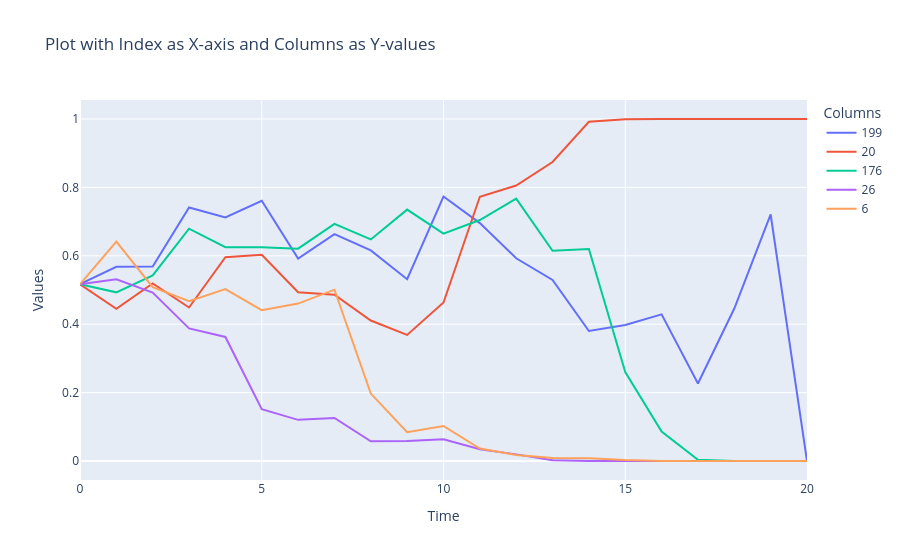

Notebook code cell kept with this figure:
### Code cell
fig = go.Figure()

# Add traces for each column
for column in deltas.columns[values]:
    fig.add_trace(go.Scatter(x=deltas.index, y=deltas[column], mode='lines', name=column))

# Update layout
fig.update_layout(
    title='Plot with Index as X-axis and Columns as Y-values',
    xaxis_title='Time',
    yaxis_title='Values',
    template='plotly',
    legend=dict(title='Columns'),
)

# Show the plot
fig.show()

### Figure 1 — Plotly figure (JSON) as saved in the notebook; plotly's stock layout.template omitted (floating-point values rounded to 4 significant figures)
{"data": [{"mode": "lines", "name": "199", "type": "scatter", "x": [0, 1, 2, 3, 4, 5, 6, 7, 8, 9, 10, 11, 12, 13, 14, 15, 16, 17, 18, 19, 20], "y": [0.5169, 0.5678, 0.5685, 0.7413, 0.712, 0.7607, 0.5918, 0.6632, 0.6159, 0.5315, 0.7733, 0.6957, 0.5927, 0.5292, 0.3802, 0.3976, 0.4288, 0.2268, 0.4459, 0.7208, 0]}, {"mode": "lines", "name": "20", "type": "scatter", "x": [0, 1, 2, 3, 4, 5, 6, 7, 8, 9, 10, 11, 12, 13, 14, 15, 16, 17, 18, 19, 20], "y": [0.5169, 0.445, 0.5194, 0.4489, 0.596, 0.6029, 0.4933, 0.4864, 0.4107, 0.3688, 0.4634, 0.7727, 0.8056, 0.8742, 0.9921, 0.9996, 1.0, 1.0, 1.0, 1.0, 1]}, {"mode": "lines", "name": "176", "type": "scatter", "x": [0, 1, 2, 3, 4, 5, 6, 7, 8, 9, 10, 11, 12, 13, 14, 15, 16, 17, 18, 19, 20], "y": [0.5169, 0.4932, 0.5429, 0.6793, 0.625, 0.6247, 0.6209, 0.6932, 0.6478, 0.7351, 0.6648, 0.7047, 0.7671, 0.6145, 0.6199, 0.26, 0.08595, 0.003682, 7.554e-06, 1.315e-09, 0]}, {"mode": "lines", "name": "26", "type": "scatter", "x": [0, 1, 2, 3, 4, 5, 6, 7, 8, 9, 10, 11, 12, 13, 14, 15, 16, 17, 18, 19, 20], "y": [0.5169, 0.5315, 0.4923, 0.3876, 0.3627, 0.1517, 0.1204, 0.1259, 0.05778, 0.05855, 0.06326, 0.03444, 0.01935, 0.002342, 0.0003265, 1.575e-05, 1.91e-07, 1.476e-10, 1.958e-12, 1.84e-27, 0]}, {"mode": "lines", "name": "6", "type": "scatter", "x": [0, 1, 2, 3, 4, 5, 6, 7, 8, 9, 10, 11, 12, 13, 14, 15, 16, 17, 18, 19, 20], "y": [0.5169, 0.6414, 0.5086, 0.4672, 0.5028, 0.441, 0.4603, 0.5009, 0.1971, 0.0841, 0.1025, 0.03626, 0.0177, 0.008884, 0.007885, 0.002686, 0.0001219, 6.53e-08, 4.884e-10, 4.755e-20, 0]}], "layout": {"legend": {"title": {"text": "Columns"}}, "title": {"text": "Plot with Index as X-axis and Columns as Y-values"}, "xaxis": {"title": {"text": "Time"}}, "yaxis": {"title": {"text": "Values"}}}}
